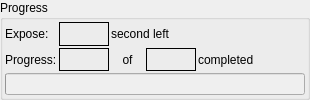
        <widget class="QGroupBox" name="progressGroup">
         <property name="title">
          <string>Progress</string>
         </property>
         <layout class="QVBoxLayout" name="verticalLayout_7">
          <property name="spacing">
           <number>2</number>
          </property>
          <property name="leftMargin">
           <number>2</number>
          </property>
          <property name="topMargin">
           <number>2</number>
          </property>
          <property name="rightMargin">
           <number>2</number>
          </property>
          <property name="bottomMargin">
           <number>2</number>
          </property>
          <item>
           <layout class="QHBoxLayout" name="horizontalLayout_6">
            <property name="spacing">
             <number>1</number>
            </property>
            <item>
             <layout class="QGridLayout" name="progressLayout">
              <property name="spacing">
               <number>2</number>
              </property>
              <item row="0" column="0">
               <widget class="QLabel" name="progressLabel_3">
                <property name="text">
                 <string>Expose:</string>
                </property>
               </widget>
              </item>
              <item row="0" column="1">
               <widget class="QLabel" name="exposeOUT">
                <property name="minimumSize">
                 <size>
                  <width>50</width>
                  <height>0</height>
                 </size>
                </property>
                <property name="frameShape">
                 <enum>QFrame::Box</enum>
                </property>
                <property name="text">
                 <string/>
                </property>
               </widget>
              </item>
              <item row="0" column="2" colspan="2">
               <widget class="QLabel" name="secondsLabel">
                <property name="sizePolicy">
                 <sizepolicy hsizetype="Fixed" vsizetype="Preferred">
                  <horstretch>0</horstretch>
                  <verstretch>0</verstretch>
                 </sizepolicy>
                </property>
                <property name="minimumSize">
                 <size>
                  <width>85</width>
                  <height>0</height>
                 </size>
                </property>
                <property name="maximumSize">
                 <size>
                  <width>85</width>
                  <height>16777215</height>
                 </size>
                </property>
                <property name="text">
                 <string notr="true">second left</string>
                </property>
               </widget>
              </item>
              <item row="1" column="0">
               <widget class="QLabel" name="progressLabel_2">
                <property name="text">
                 <string>Progress:</string>
                </property>
               </widget>
              </item>
              <item row="1" column="1">
               <widget class="QLabel" name="currentImgCountOUT">
                <property name="minimumSize">
                 <size>
                  <width>50</width>
                  <height>0</height>
                 </size>
                </property>
                <property name="frameShape">
                 <enum>QFrame::Box</enum>
                </property>
                <property name="text">
                 <string/>
                </property>
               </widget>
              </item>
              <item row="1" column="2">
               <widget class="QLabel" name="textLabel1_4_2_3">
                <property name="text">
                 <string>of</string>
                </property>
                <property name="alignment">
                 <set>Qt::AlignCenter</set>
                </property>
               </widget>
              </item>
              <item row="1" column="3">
               <widget class="QLabel" name="fullImgCountOUT">
                <property name="minimumSize">
                 <size>
                  <width>50</width>
                  <height>0</height>
                 </size>
                </property>
                <property name="frameShape">
                 <enum>QFrame::Box</enum>
                </property>
                <property name="text">
                 <string/>
                </property>
               </widget>
              </item>
              <item row="1" column="4">
               <widget class="QLabel" name="completedLabel_2">
                <property name="text">
                 <string>completed</string>
                </property>
               </widget>
              </item>
             </layout>
            </item>
            <item>
             <spacer name="progressSpacer">
              <property name="orientation">
               <enum>Qt::Horizontal</enum>
              </property>
              <property name="sizeType">
               <enum>QSizePolicy::Expanding</enum>
              </property>
              <property name="sizeHint" stdset="0">
               <size>
                <width>51</width>
                <height>20</height>
               </size>
              </property>
             </spacer>
            </item>
           </layout>
          </item>
          <item>
           <widget class="QProgressBar" name="imgProgress">
            <property name="enabled">
             <bool>false</bool>
            </property>
           </widget>
          </item>
         </layout>
        </widget>
